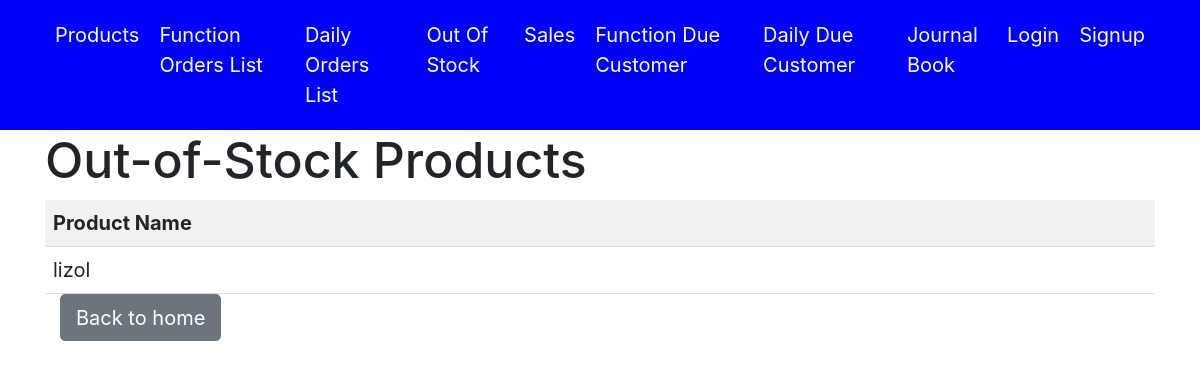
Page /stock_out_products/list/ on the earlier database version.
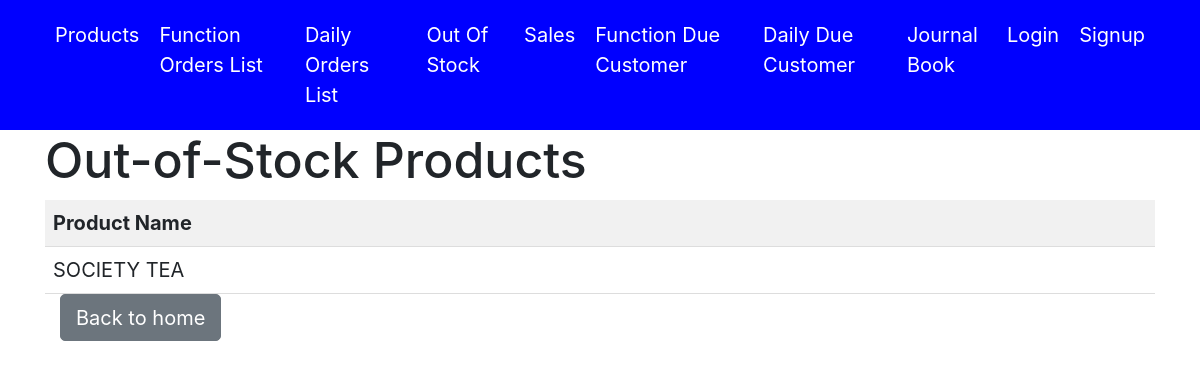
Same page on the later database version.
### accounts/models.py (models this page shows, shortened)
class Product(models.Model):
    name = models.CharField(max_length=255)
    Retail_price = models.DecimalField(max_digits=10, decimal_places=2,blank=True)
    Bulk_price = models.DecimalField(max_digits=10, decimal_places=2,blank=True)
    mrp = models.DecimalField(max_digits=10, decimal_places=2, blank=True,default=0)  # New MRP field
    stock_quantity = models.DecimalField(max_digits=10, decimal_places=2, default=Decimal('0.00'))  # Change to DecimalField
    created_at = models.DateTimeField(auto_now_add=True)
    updated_at = models.DateTimeField(auto_now=True)

### accounts/views.py (the view)
# urls.py: path('stock_out_products/list/', views.out_of_stock_products, name='out_of_stock_products'),
def out_of_stock_products(request):
    osp = Product.objects.filter(stock_quantity = 0)
    context = {'out_of_stock_products': osp}
    return render(request, 'out_of_stock_products.html', context)

### accounts/templates/out_of_stock_products.html (shortened to what this page needs)
{% extends 'base.html' %}
{% block content %}
<head>
</head>
<body>
    <h1>Out-of-Stock Products</h1>
    {% if out_of_stock_products %}
      <table>
        <thead>
          <tr>
            <th>Product Name</th>
          </tr>
        </thead>
        <tbody>
          {% for product in out_of_stock_products %}
          <tr>
            <td>{{ product.name }}</td>
          </tr>
          {% endfor %}
        </tbody>
      </table>
    {% else %}
      <p>No products are out of stock.</p>
    {% endif %}
    <div class="col text-left">
      <a href="{% url 'home' %}" class="btn btn-secondary">Back to home</a>
  </div>
  </body>
  {% endblock %}

Differences in the rows shown:
removed Product: name "lizol"
added Product: name "SOCIETY TEA"
